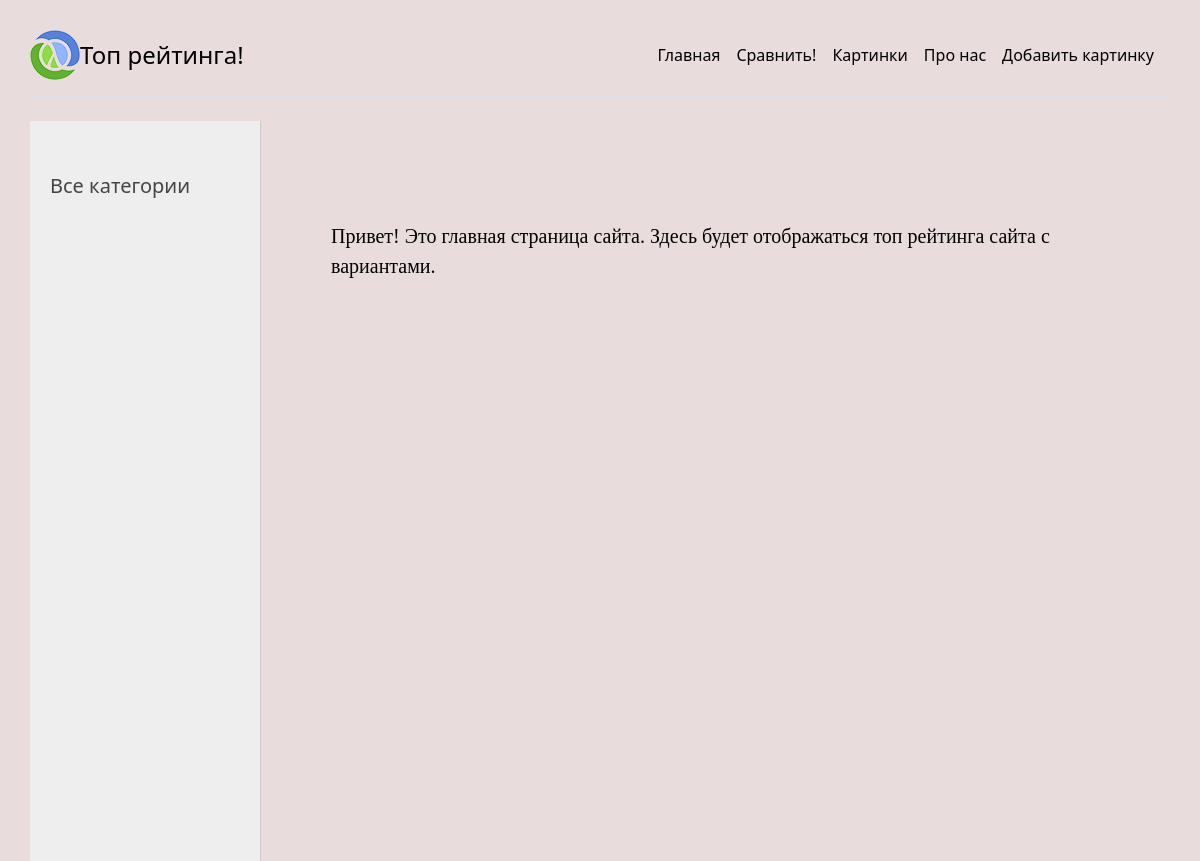
The app's page /, older data.
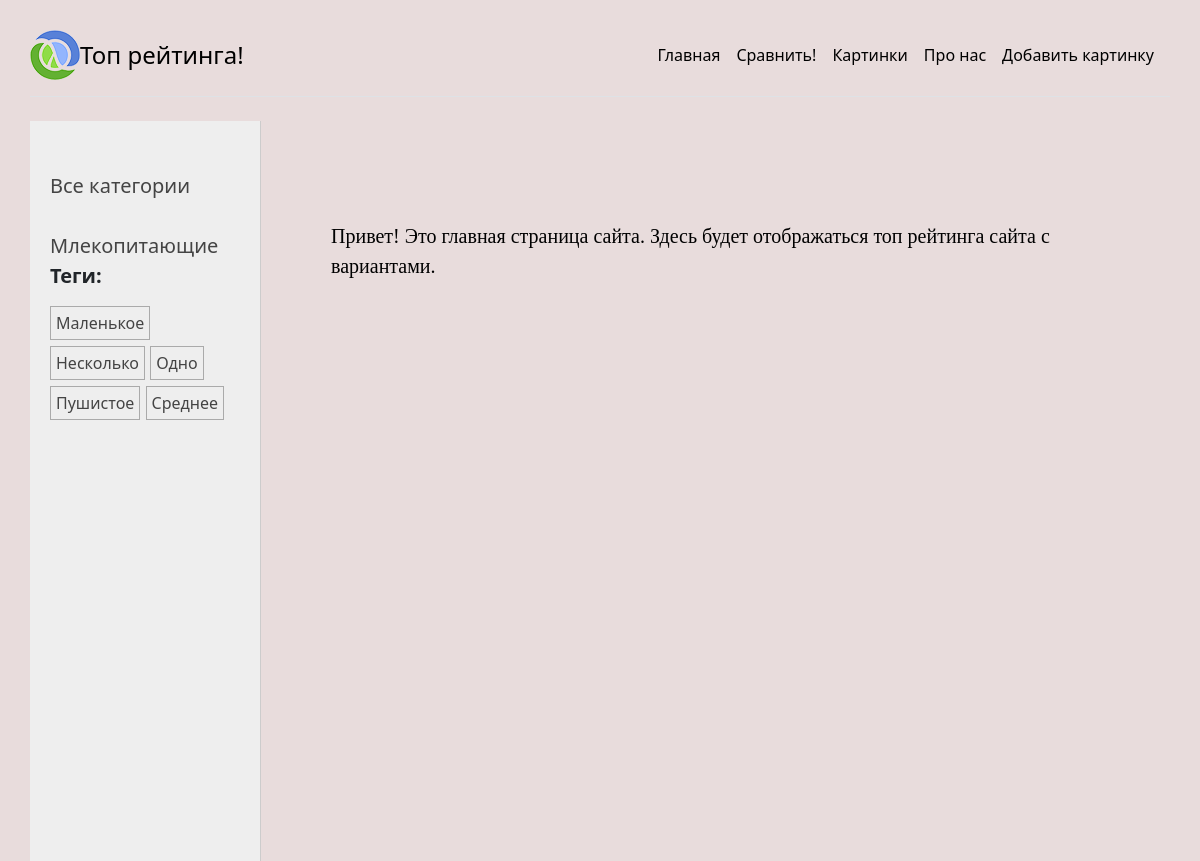
The same page, newer data.
### myFirstProject/models.py (models this page shows, shortened)
class Category(models.Model):
    name = models.CharField(max_length=100, db_index=True, verbose_name="Категория")
    slug = models.SlugField(max_length=255, unique=True, db_index=True)
    class Meta:
        verbose_name = "Категория"
        verbose_name_plural = "Категории"
    def get_absolute_url(self):
        return reverse('category', kwargs={'cat_slug': self.slug})

class TagPost(models.Model):
    tag = models.CharField(max_length=100, db_index=True)
    slug = models.SlugField(max_length=255, unique=True, db_index=True)
    def get_absolute_url(self):
        return reverse('tag', kwargs={'tag_slug': self.slug})

### myFirstProject/views.py (the view)
# urls.py: path('', views.index, name='home'),
def index(request):
    data = {
        'content': 'Топ рейтинга!',
        'title': 'главная страница',
        'dict': {'key_1': 'Главная', 'key_2': 'Сравнить!', 'key_3': 'Картинки', 'key_4': 'Про нас', 'key_5': 'Добавить картинку'}
    }
    return render(request, 'myFirstProject/index.html', data)

### myFirstProject/templatetags/photo_tags.py (called while the page is built)
@register.inclusion_tag('myFirstProject/list_categories.html')
def show_categories(cat_selected=0):
    cats = Category.objects.annotate(total=Count("posts")).filter(total__gt=0)
    return {'cats': cats, 'cat_selected': cat_selected}

@register.inclusion_tag('myFirstProject/list_tags.html')
def show_all_tags():
    return {'tags': TagPost.objects.annotate(total=Count("tags")).filter(total__gt=0)}

### myFirstProject/templates/myFirstProject/index.html
{% extends 'base.html' %}
{% block content %}
Привет! Это главная страница сайта. Здесь будет отображаться топ рейтинга сайта с {{x}} вариантами.
{% endblock %}

### myFirstProject/templates/base.html (shortened to what this page needs)
{% load static %}
{% load photo_tags%}
<!DOCTYPE html>
<html lang="en">
<head>
    <link rel="stylesheet" type="text/css" href="{% static 'myFirstProject/css/styles.css' %}"  />
    <link rel="stylesheet" type="text/css" href="{% static 'myFirstProject/css/base.css' %}"  />
    <link rel="stylesheet" href="https://cdn.jsdelivr.net/npm/bootstrap@5.3.2/dist/css/bootstrap.min.css">
</head>
<body>
    <div class="d-flex flex-column flex-md-row align-items-center pb-3 mb-4 border-bottom">
    <img src="{% static 'myFirstProject/images/main.ico' %}" alt="Лого">
      <a href="/" class="d-flex align-items-center link-body-emphasis text-decoration-none">
        <span class="fs-4"> {{content}}</span>
      </a>
      <nav class="d-inline-flex mt-2 mt-md-0 ms-md-auto">
        <a class="me-3 py-2 link-body-emphasis text-decoration-none" href="/">{{dict.key_1}}</a>
        <a class="me-3 py-2 link-body-emphasis text-decoration-none" href="/compare">{{dict.key_2}}</a>
        <a class="me-3 py-2 link-body-emphasis text-decoration-none" href="/photos">{{dict.key_3}}</a>
        <a class="me-3 py-2 link-body-emphasis text-decoration-none" href="/about-us">{{dict.key_4}}</a>
          <a class="me-3 py-2 link-body-emphasis text-decoration-none" href="/addpage">{{dict.key_5}}</a>
      </nav>
    </div>
<table class="table-content" boarder =0 cellpadding="0" cellspacing="0">
<tr>
        <td valign="top" class="left-chapters">
            <ul id = "leftchapters">
                {%if cat_selected == 0 %}
                <li class= "selected">Все категории</li>
                {%else%}
                <li><a href="{% url 'photos' %}">Все категории</a> </li>
                {%endif%}
                {% show_categories cat_selected %}
                {% show_all_tags %}
            </ul>
        </td>
<td valign="top" class="content">
	<div class="content-text">
{% block content %}
{% endblock %}
	</div>
</td></tr></table>
</body>
</html>

### myFirstProject/templates/myFirstProject/list_categories.html
{% for cat in cats %}
{% if cat.id == cat_selected %}
<li class="selected"> {{cat.name}}</li>
{% else %}
<li><a href="{{ cat.get_absolute_url }}">{{cat.name}}</a></li>
{% endif %}
{% endfor %}

### myFirstProject/templates/myFirstProject/list_tags.html
{% if tags %}
    <p><b>Теги:</b></p>
    <ul class="tags-list">
        {% for t in tags %}
        <li><a href="{{t.get_absolute_url}}">{{t.tag}}</a></li>
        {% endfor %}
    </ul>
{% endif %}

### myFirstProject/static/myFirstProject/css/styles.css (style rules this page uses)
html, body { font-family: 'Arial'; margin: 0; padding: 0; height: 100%; width: 100%; color: #444; }
a { color: #0059b2; text-decoration: none; }
img { max-width: 600px; height: auto; }
.table-content { width: 100%; min-height: 100%; height: 100%; }
.left-chapters { margin: 0; background: #eee; border-right: 1px solid #ccc; }
.left-chapters ul { width: 230px; margin: 0; padding: 20px 10px 10px 20px; list-style: none; font-size: 20px; }
.left-chapters ul li { margin: 30px 0 0 0; color: #999; }
.left-chapters ul li a { color: #444; text-decoration: none; }
ul.tags-list { width: 100%; margin: 0; padding: 0; list-style: none; }
ul.tags-list li { margin: 0; padding: 0 0 10px; display: inline-block; }
ul.tags-list li a { padding: 5px; font-size: 16px; border: 1px solid #aaa; }
.content { padding: 40px 20px 20px 40px; width: 100%; box-sizing: border-box; }
.content-text { margin: 60px 0 0 30px; color: #000; font-size: 20px; font-family: Yandex Sans Display Light; }

### myFirstProject/static/myFirstProject/css/base.css (style rules this page uses)
body { padding: 2.5%; height: 100vh; font-weight: bold; }

### myFirstProject/templates/base.html (style rules this page uses)
body { background-color: #e8dcdc; }

Row changes from the older to the newer data that the page shows:
added Category: name "Млекопитающие"
added TagPost: tag "Маленькое"
added TagPost: tag "Несколько"
added TagPost: tag "Одно"
added TagPost: tag "Пушистое"
added TagPost: tag "Среднее"
Text that changed along with them:
text now shown: "Теги:"
